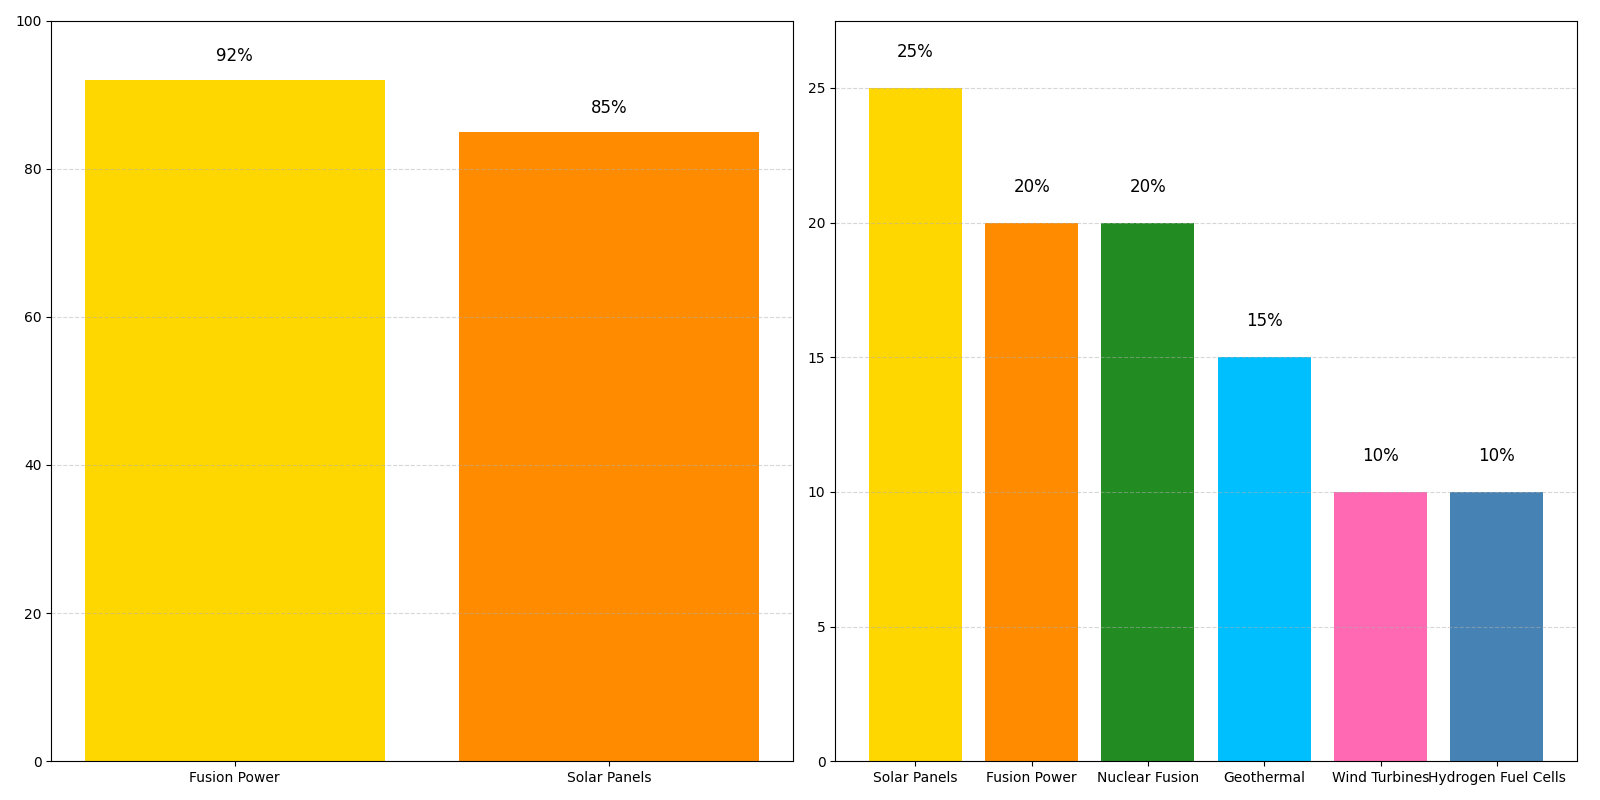

This figure's Python source:
import matplotlib.pyplot as plt
import numpy as np

technologies = ['Solar Panels', 'Fusion Power', 'Geothermal', 'Wind Turbines', 'Hydrogen Fuel Cells', 'Nuclear Fusion']
power_distribution = [25, 20, 15, 10, 10, 20]
sorted_tech = sorted(zip(technologies, power_distribution), key=lambda x: x[1], reverse=True)
sorted_technologies, sorted_power_distribution = zip(*sorted_tech)

tech_comparison = ['Solar Panels', 'Fusion Power']
efficiency = [85, 92]
sorted_efficiency = sorted(zip(tech_comparison, efficiency), key=lambda x: x[1], reverse=True)
sorted_tech_comparison, sorted_eff = zip(*sorted_efficiency)

fig, (ax2, ax1) = plt.subplots(1, 2, figsize=(16, 8))

bars1 = ax1.bar(sorted_technologies, sorted_power_distribution, 
                color=['#FFD700', '#FF8C00', '#228B22', '#00BFFF', '#FF69B4', '#4682B4'])
ax1.set_ylim(0, max(sorted_power_distribution)*1.1)
ax1.grid(True, axis='y', linestyle='--', alpha=0.5)
for bar, value in zip(bars1, sorted_power_distribution):
    ax1.text(bar.get_x() + bar.get_width() / 2, value + 1, f"{value}%", ha='center', va='bottom', fontsize=12)

bars2 = ax2.bar(sorted_tech_comparison, sorted_eff, color=['#FFD700', '#FF8C00'])
ax2.set_ylim(0, 100)
ax2.grid(True, axis='y', linestyle='--', alpha=0.5)
for bar, eff in zip(bars2, sorted_eff):
    ax2.text(bar.get_x() + bar.get_width() / 2, eff + 2, f"{eff}%", ha='center', va='bottom', fontsize=12)

plt.tight_layout()
plt.show()
